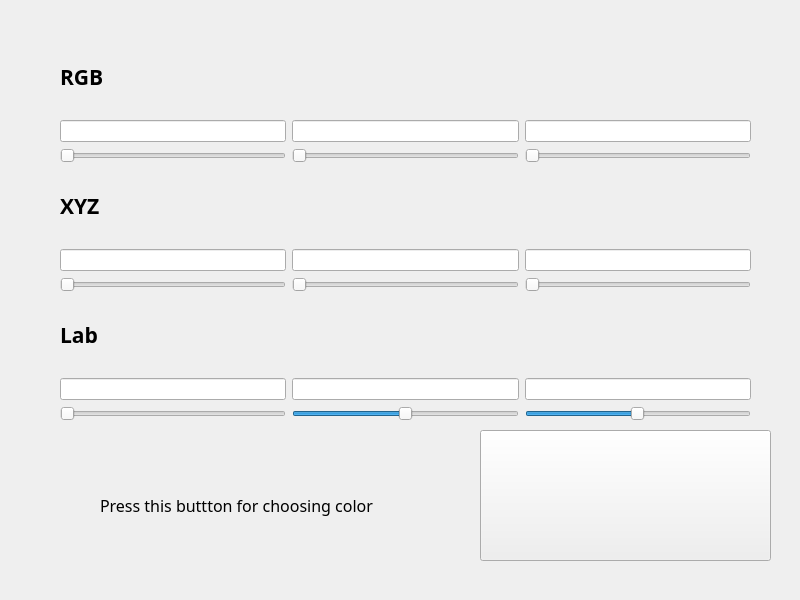
<?xml version="1.0" encoding="UTF-8"?>
<ui version="4.0">
 <class>Widget</class>
 <widget class="QWidget" name="Widget">
  <property name="geometry">
   <rect>
    <x>0</x>
    <y>0</y>
    <width>800</width>
    <height>600</height>
   </rect>
  </property>
  <property name="sizePolicy">
   <sizepolicy hsizetype="Expanding" vsizetype="Expanding">
    <horstretch>0</horstretch>
    <verstretch>0</verstretch>
   </sizepolicy>
  </property>
  <property name="palette">
   <palette>
    <active>
     <colorrole role="AlternateBase">
      <brush brushstyle="SolidPattern">
       <color alpha="255">
        <red>170</red>
        <green>170</green>
        <blue>127</blue>
       </color>
      </brush>
     </colorrole>
    </active>
    <inactive>
     <colorrole role="AlternateBase">
      <brush brushstyle="SolidPattern">
       <color alpha="255">
        <red>170</red>
        <green>170</green>
        <blue>127</blue>
       </color>
      </brush>
     </colorrole>
    </inactive>
    <disabled>
     <colorrole role="AlternateBase">
      <brush brushstyle="SolidPattern">
       <color alpha="255">
        <red>170</red>
        <green>170</green>
        <blue>127</blue>
       </color>
      </brush>
     </colorrole>
    </disabled>
   </palette>
  </property>
  <property name="windowTitle">
   <string>Widget</string>
  </property>
  <widget class="QPushButton" name="Choose_color">
   <property name="geometry">
    <rect>
     <x>480</x>
     <y>430</y>
     <width>291</width>
     <height>131</height>
    </rect>
   </property>
   <property name="sizePolicy">
    <sizepolicy hsizetype="Expanding" vsizetype="Expanding">
     <horstretch>0</horstretch>
     <verstretch>0</verstretch>
    </sizepolicy>
   </property>
   <property name="text">
    <string/>
   </property>
  </widget>
  <widget class="QLabel" name="label">
   <property name="geometry">
    <rect>
     <x>100</x>
     <y>490</y>
     <width>301</width>
     <height>31</height>
    </rect>
   </property>
   <property name="font">
    <font>
     <family>Segoe UI Variable</family>
     <pointsize>12</pointsize>
    </font>
   </property>
   <property name="text">
    <string>Press this buttton for choosing color</string>
   </property>
  </widget>
  <widget class="QWidget" name="verticalLayoutWidget">
   <property name="geometry">
    <rect>
     <x>60</x>
     <y>40</y>
     <width>691</width>
     <height>381</height>
    </rect>
   </property>
   <layout class="QVBoxLayout" name="verticalLayout">
    <item>
     <widget class="QLabel" name="RGB">
      <property name="font">
       <font>
        <family>Segoe UI Variable Display Light</family>
        <pointsize>16</pointsize>
        <bold>true</bold>
       </font>
      </property>
      <property name="text">
       <string>RGB</string>
      </property>
     </widget>
    </item>
    <item>
     <layout class="QHBoxLayout" name="horizontalLayout">
      <item>
       <widget class="QLineEdit" name="RGB_R"/>
      </item>
      <item>
       <widget class="QLineEdit" name="RGB_G"/>
      </item>
      <item>
       <widget class="QLineEdit" name="RGB_B"/>
      </item>
     </layout>
    </item>
    <item>
     <layout class="QHBoxLayout" name="horizontalLayout_4">
      <item>
       <widget class="QSlider" name="red_slider">
        <property name="maximum">
         <number>255</number>
        </property>
        <property name="orientation">
         <enum>Qt::Horizontal</enum>
        </property>
       </widget>
      </item>
      <item>
       <widget class="QSlider" name="green_slider">
        <property name="maximum">
         <number>255</number>
        </property>
        <property name="orientation">
         <enum>Qt::Horizontal</enum>
        </property>
       </widget>
      </item>
      <item>
       <widget class="QSlider" name="blue_slider">
        <property name="maximum">
         <number>255</number>
        </property>
        <property name="orientation">
         <enum>Qt::Horizontal</enum>
        </property>
       </widget>
      </item>
     </layout>
    </item>
    <item>
     <widget class="QLabel" name="RGB_2">
      <property name="font">
       <font>
        <family>Segoe UI Variable Display Light</family>
        <pointsize>16</pointsize>
        <bold>true</bold>
       </font>
      </property>
      <property name="text">
       <string>XYZ</string>
      </property>
     </widget>
    </item>
    <item>
     <layout class="QHBoxLayout" name="horizontalLayout_2">
      <item>
       <widget class="QLineEdit" name="XYZ_X"/>
      </item>
      <item>
       <widget class="QLineEdit" name="XYZ_Y"/>
      </item>
      <item>
       <widget class="QLineEdit" name="XYZ_Z"/>
      </item>
     </layout>
    </item>
    <item>
     <layout class="QHBoxLayout" name="horizontalLayout_5">
      <item>
       <widget class="QSlider" name="X_slider">
        <property name="maximum">
         <number>100</number>
        </property>
        <property name="orientation">
         <enum>Qt::Horizontal</enum>
        </property>
       </widget>
      </item>
      <item>
       <widget class="QSlider" name="Y_slider">
        <property name="maximum">
         <number>95</number>
        </property>
        <property name="orientation">
         <enum>Qt::Horizontal</enum>
        </property>
       </widget>
      </item>
      <item>
       <widget class="QSlider" name="Z_slider">
        <property name="maximum">
         <number>109</number>
        </property>
        <property name="orientation">
         <enum>Qt::Horizontal</enum>
        </property>
       </widget>
      </item>
     </layout>
    </item>
    <item>
     <widget class="QLabel" name="RGB_3">
      <property name="font">
       <font>
        <family>Segoe UI Variable Display Light</family>
        <pointsize>16</pointsize>
        <bold>true</bold>
       </font>
      </property>
      <property name="text">
       <string>Lab</string>
      </property>
     </widget>
    </item>
    <item>
     <layout class="QHBoxLayout" name="horizontalLayout_3">
      <item>
       <widget class="QLineEdit" name="Lab_L"/>
      </item>
      <item>
       <widget class="QLineEdit" name="Lab_a"/>
      </item>
      <item>
       <widget class="QLineEdit" name="Lab_b"/>
      </item>
     </layout>
    </item>
    <item>
     <layout class="QHBoxLayout" name="horizontalLayout_6">
      <item>
       <widget class="QSlider" name="L_slider">
        <property name="maximum">
         <number>100</number>
        </property>
        <property name="orientation">
         <enum>Qt::Horizontal</enum>
        </property>
       </widget>
      </item>
      <item>
       <widget class="QSlider" name="a_slider">
        <property name="minimum">
         <number>-127</number>
        </property>
        <property name="maximum">
         <number>128</number>
        </property>
        <property name="orientation">
         <enum>Qt::Horizontal</enum>
        </property>
       </widget>
      </item>
      <item>
       <widget class="QSlider" name="b_slider">
        <property name="minimum">
         <number>-127</number>
        </property>
        <property name="maximum">
         <number>128</number>
        </property>
        <property name="orientation">
         <enum>Qt::Horizontal</enum>
        </property>
       </widget>
      </item>
     </layout>
    </item>
   </layout>
  </widget>
 </widget>
 <resources/>
 <connections/>
</ui>
